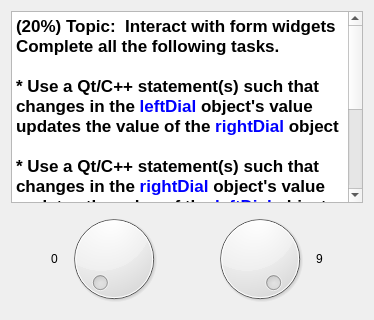
      <widget class="QWidget" name="tab_2">
       <attribute name="title">
        <string>P01</string>
       </attribute>
       <layout class="QVBoxLayout" name="verticalLayout_4">
        <item>
         <widget class="QTextBrowser" name="textBrowser_3">
          <property name="html">
           <string>&lt;!DOCTYPE HTML PUBLIC &quot;-//W3C//DTD HTML 4.0//EN&quot; &quot;http://www.w3.org/TR/REC-html40/strict.dtd&quot;&gt;
&lt;html&gt;&lt;head&gt;&lt;meta name=&quot;qrichtext&quot; content=&quot;1&quot; /&gt;&lt;style type=&quot;text/css&quot;&gt;
p, li { white-space: pre-wrap; }
&lt;/style&gt;&lt;/head&gt;&lt;body style=&quot; font-family:'Sans'; font-size:10pt; font-weight:400; font-style:normal;&quot;&gt;
&lt;p style=&quot; margin-top:0px; margin-bottom:0px; margin-left:0px; margin-right:0px; -qt-block-indent:0; text-indent:0px;&quot;&gt;&lt;span style=&quot; font-family:'.Lucida Grande UI'; font-size:13pt; font-weight:600;&quot;&gt;(20%) Topic:  Interact with form widgets&lt;/span&gt;&lt;/p&gt;
&lt;p style=&quot; margin-top:0px; margin-bottom:0px; margin-left:0px; margin-right:0px; -qt-block-indent:0; text-indent:0px;&quot;&gt;&lt;span style=&quot; font-family:'.Lucida Grande UI'; font-size:13pt; font-weight:600;&quot;&gt;Complete all the following tasks.&lt;/span&gt;&lt;/p&gt;
&lt;p style=&quot;-qt-paragraph-type:empty; margin-top:0px; margin-bottom:0px; margin-left:0px; margin-right:0px; -qt-block-indent:0; text-indent:0px; font-family:'.Lucida Grande UI'; font-size:13pt; font-weight:600;&quot;&gt;&lt;br /&gt;&lt;/p&gt;
&lt;p style=&quot; margin-top:0px; margin-bottom:0px; margin-left:0px; margin-right:0px; -qt-block-indent:0; text-indent:0px;&quot;&gt;&lt;span style=&quot; font-family:'.Lucida Grande UI'; font-size:13pt; font-weight:600;&quot;&gt;* Use a Qt/C++ statement(s) such that changes in the &lt;/span&gt;&lt;span style=&quot; font-family:'.Lucida Grande UI'; font-size:13pt; font-weight:600; color:#0000ff;&quot;&gt;leftDial&lt;/span&gt;&lt;span style=&quot; font-family:'.Lucida Grande UI'; font-size:13pt; font-weight:600;&quot;&gt; object's value updates the value of the &lt;/span&gt;&lt;span style=&quot; font-family:'.Lucida Grande UI'; font-size:13pt; font-weight:600; color:#0000ff;&quot;&gt;rightDial&lt;/span&gt;&lt;span style=&quot; font-family:'.Lucida Grande UI'; font-size:13pt; font-weight:600;&quot;&gt; object&lt;/span&gt;&lt;/p&gt;
&lt;p style=&quot;-qt-paragraph-type:empty; margin-top:0px; margin-bottom:0px; margin-left:0px; margin-right:0px; -qt-block-indent:0; text-indent:0px; font-family:'.Lucida Grande UI'; font-size:13pt; font-weight:600;&quot;&gt;&lt;br /&gt;&lt;/p&gt;
&lt;p style=&quot; margin-top:0px; margin-bottom:0px; margin-left:0px; margin-right:0px; -qt-block-indent:0; text-indent:0px;&quot;&gt;&lt;span style=&quot; font-family:'.Lucida Grande UI'; font-size:13pt; font-weight:600;&quot;&gt;* Use a Qt/C++ statement(s) such that changes in the &lt;/span&gt;&lt;span style=&quot; font-family:'.Lucida Grande UI'; font-size:13pt; font-weight:600; color:#0000ff;&quot;&gt;rightDial&lt;/span&gt;&lt;span style=&quot; font-family:'.Lucida Grande UI'; font-size:13pt; font-weight:600;&quot;&gt; object's value updates the value of the &lt;/span&gt;&lt;span style=&quot; font-family:'.Lucida Grande UI'; font-size:13pt; font-weight:600; color:#0000ff;&quot;&gt;leftDial&lt;/span&gt;&lt;span style=&quot; font-family:'.Lucida Grande UI'; font-size:13pt; font-weight:600;&quot;&gt; object&lt;/span&gt;&lt;/p&gt;
&lt;p style=&quot;-qt-paragraph-type:empty; margin-top:0px; margin-bottom:0px; margin-left:0px; margin-right:0px; -qt-block-indent:0; text-indent:0px; font-family:'.Lucida Grande UI'; font-size:13pt; font-weight:600;&quot;&gt;&lt;br /&gt;&lt;/p&gt;
&lt;p style=&quot; margin-top:0px; margin-bottom:0px; margin-left:0px; margin-right:0px; -qt-block-indent:0; text-indent:0px;&quot;&gt;&lt;span style=&quot; font-family:'.Lucida Grande UI'; font-size:13pt; font-weight:600;&quot;&gt;* Use a Qt/C++ statement(s) to ensure that the &lt;/span&gt;&lt;span style=&quot; font-family:'.Lucida Grande UI'; font-size:13pt; font-weight:600; color:#0000ff;&quot;&gt;leftLabel&lt;/span&gt;&lt;span style=&quot; font-family:'.Lucida Grande UI'; font-size:13pt; font-weight:600;&quot;&gt; and &lt;/span&gt;&lt;span style=&quot; font-family:'.Lucida Grande UI'; font-size:13pt; font-weight:600; color:#0000ff;&quot;&gt;rightLabel&lt;/span&gt;&lt;span style=&quot; font-family:'.Lucida Grande UI'; font-size:13pt; font-weight:600;&quot;&gt; values are updated correctly&lt;/span&gt;&lt;/p&gt;
&lt;p style=&quot;-qt-paragraph-type:empty; margin-top:0px; margin-bottom:0px; margin-left:0px; margin-right:0px; -qt-block-indent:0; text-indent:0px; font-family:'.Lucida Grande UI'; font-size:13pt; font-weight:600; color:#000000;&quot;&gt;&lt;br /&gt;&lt;/p&gt;
&lt;p style=&quot; margin-top:0px; margin-bottom:0px; margin-left:0px; margin-right:0px; -qt-block-indent:0; text-indent:0px;&quot;&gt;&lt;span style=&quot; font-family:'.Lucida Grande UI'; font-size:13pt; font-weight:600; color:#ff0000;&quot;&gt;Do NOT use the Designer tool to modify the form itself or you will receive&lt;/span&gt;&lt;span style=&quot; font-family:'.Lucida Grande UI'; font-size:13pt; font-weight:600; color:#000000;&quot;&gt; zero credit (0 points).&lt;/span&gt;&lt;/p&gt;&lt;/body&gt;&lt;/html&gt;</string>
          </property>
         </widget>
        </item>
        <item>
         <layout class="QHBoxLayout" name="horizontalLayout_2">
          <item>
           <spacer name="horizontalSpacer_12">
            <property name="orientation">
             <enum>Qt::Horizontal</enum>
            </property>
            <property name="sizeHint" stdset="0">
             <size>
              <width>40</width>
              <height>20</height>
             </size>
            </property>
           </spacer>
          </item>
          <item>
           <widget class="QLabel" name="leftLabel">
            <property name="text">
             <string>0</string>
            </property>
           </widget>
          </item>
          <item>
           <widget class="QDial" name="leftDial">
            <property name="maximum">
             <number>9</number>
            </property>
           </widget>
          </item>
          <item>
           <spacer name="horizontalSpacer_3">
            <property name="orientation">
             <enum>Qt::Horizontal</enum>
            </property>
            <property name="sizeHint" stdset="0">
             <size>
              <width>40</width>
              <height>20</height>
             </size>
            </property>
           </spacer>
          </item>
          <item>
           <widget class="QDial" name="rightDial">
            <property name="maximum">
             <number>9</number>
            </property>
            <property name="value">
             <number>9</number>
            </property>
           </widget>
          </item>
          <item>
           <widget class="QLabel" name="rightLabel">
            <property name="text">
             <string>9</string>
            </property>
           </widget>
          </item>
          <item>
           <spacer name="horizontalSpacer_13">
            <property name="orientation">
             <enum>Qt::Horizontal</enum>
            </property>
            <property name="sizeHint" stdset="0">
             <size>
              <width>40</width>
              <height>20</height>
             </size>
            </property>
           </spacer>
          </item>
         </layout>
        </item>
       </layout>
      </widget>
